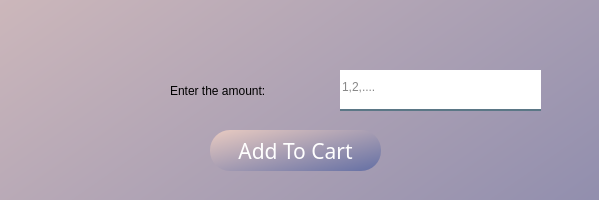
<?xml version="1.0" encoding="UTF-8"?>
<ui version="4.0">
 <class>Dialog</class>
 <widget class="QDialog" name="Dialog">
  <property name="geometry">
   <rect>
    <x>0</x>
    <y>0</y>
    <width>599</width>
    <height>200</height>
   </rect>
  </property>
  <property name="windowTitle">
   <string>Dialog</string>
  </property>
  <widget class="QWidget" name="Error2" native="true">
   <property name="geometry">
    <rect>
     <x>-180</x>
     <y>-180</y>
     <width>1001</width>
     <height>701</height>
    </rect>
   </property>
   <property name="styleSheet">
    <string notr="true">
background-color: qlineargradient(spread:pad, x1:0, y1:0, x2:1, y2:1, stop:0 rgba(233, 203, 193, 255), stop:1 rgba(100, 111, 164, 255));</string>
   </property>
   <widget class="QLabel" name="label">
    <property name="geometry">
     <rect>
      <x>280</x>
      <y>230</y>
      <width>61</width>
      <height>61</height>
     </rect>
    </property>
    <property name="styleSheet">
     <string notr="true">background: transparent</string>
    </property>
    <property name="text">
     <string/>
    </property>
    <property name="pixmap">
     <pixmap>UI Icons/1x/smiley.png</pixmap>
    </property>
    <property name="scaledContents">
     <bool>true</bool>
    </property>
   </widget>
   <widget class="QLabel" name="label_2">
    <property name="geometry">
     <rect>
      <x>350</x>
      <y>240</y>
      <width>161</width>
      <height>61</height>
     </rect>
    </property>
    <property name="styleSheet">
     <string notr="true">background:transparent ;
font: 16pt&quot;Times New Roman&quot;</string>
    </property>
    <property name="text">
     <string>Enter the amount:</string>
    </property>
   </widget>
   <widget class="QLineEdit" name="Amount">
    <property name="geometry">
     <rect>
      <x>520</x>
      <y>250</y>
      <width>201</width>
      <height>41</height>
     </rect>
    </property>
    <property name="styleSheet">
     <string notr="true">background-color: rgb(255, 255, 255);
border:none;
border-bottom: 2px solid rgb(46, 82, 101, 200);
color:rgba(0, 0, 0, 240);
padding-bottom:5px;
font: 16pt&quot;Times New Roman&quot;</string>
    </property>
    <property name="placeholderText">
     <string>1,2,....</string>
    </property>
   </widget>
   <widget class="QPushButton" name="AddToCart">
    <property name="geometry">
     <rect>
      <x>390</x>
      <y>310</y>
      <width>171</width>
      <height>41</height>
     </rect>
    </property>
    <property name="font">
     <font>
      <family>Montserrat Bold</family>
      <pointsize>16</pointsize>
      <weight>50</weight>
      <italic>false</italic>
      <bold>false</bold>
      <underline>false</underline>
      <stylestrategy>PreferAntialias</stylestrategy>
     </font>
    </property>
    <property name="cursor">
     <cursorShape>PointingHandCursor</cursorShape>
    </property>
    <property name="styleSheet">
     <string notr="true">QPushButton#AddToCart{
	border-radius:20px;
	color: rgb(255, 255, 255);
	font: 16pt &quot;Montserrat Bold&quot;;
	background-color: qlineargradient(spread:pad, x1:0, y1:0, x2:1, y2:1, stop:0 			rgba(0, 4, 40, 255), stop:1 rgba(0, 78, 146, 255));}
QPushButton#AddToCart:hover{
	border-radius:20px;
	color: rgb(255, 255, 255);
	font: 16pt &quot;Montserrat Bold&quot;;
	background-color: qlineargradient(spread:pad, x1:0, y1:0, x2:1, y2:1, stop:0 			rgba(50, 4, 40, 255), stop:1 rgba(70, 78, 146, 255));}
QPushButton#AddToCart:pressed{
	border-radius:20px;
	color: rgb(255, 255, 255);
	font: 16pt &quot;Montserrat Bold&quot;;
	background-color: qlineargradient(spread:pad, x1:0, y1:0, x2:1, y2:1, stop:0 			rgba9(90, 200, 60, 60), stop:1 rgba(120, 78, 160, 50));}</string>
    </property>
    <property name="text">
     <string>Add To Cart</string>
    </property>
   </widget>
  </widget>
 </widget>
 <resources>
  <include location="res.qrc"/>
 </resources>
 <connections/>
</ui>
